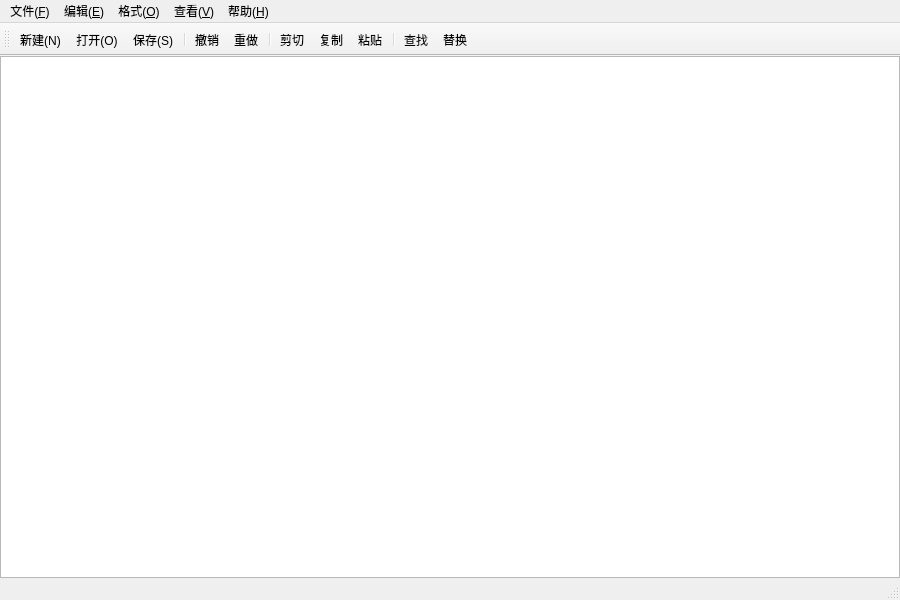
<?xml version="1.0" encoding="UTF-8"?>
<ui version="4.0">
 <class>MainWindow</class>
 <widget class="QMainWindow" name="MainWindow">
  <property name="geometry"><rect><x>0</x><y>0</y><width>900</width><height>600</height></rect></property>
  <property name="windowTitle"><string>简单文本编辑器</string></property>
  <widget class="QWidget" name="centralwidget">
   <layout class="QVBoxLayout" name="verticalLayout">
    <property name="leftMargin"><number>0</number></property><property name="topMargin"><number>0</number></property>
    <property name="rightMargin"><number>0</number></property><property name="bottomMargin"><number>0</number></property>
    <item><widget class="CodeEditor" name="editor"><property name="font"><font><family>Menlo</family><pointsize>12</pointsize></font></property></widget></item>
   </layout>
  </widget>
  <widget class="QMenuBar" name="menubar">
   <addaction name="menuFile"/><addaction name="menuEdit"/><addaction name="menuFormat"/><addaction name="menuView"/><addaction name="menuHelp"/>
   <widget class="QMenu" name="menuFile"><property name="title"><string>文件(&amp;F)</string></property>
    <addaction name="actionNew"/><addaction name="actionOpen"/><addaction name="actionSave"/><addaction name="actionSaveAs"/><addaction name="separator"/><addaction name="actionExit"/>
   </widget>
   <widget class="QMenu" name="menuEdit"><property name="title"><string>编辑(&amp;E)</string></property>
    <addaction name="actionUndo"/><addaction name="actionRedo"/><addaction name="separator"/><addaction name="actionCut"/><addaction name="actionCopy"/><addaction name="actionPaste"/><addaction name="actionSelectAll"/><addaction name="separator"/><addaction name="actionFind"/><addaction name="actionReplace"/>
   </widget>
   <widget class="QMenu" name="menuFormat"><property name="title"><string>格式(&amp;O)</string></property>
    <addaction name="actionWrap"/><addaction name="actionFont"/><addaction name="actionTextColor"/><addaction name="actionBackground"/>
   </widget>
   <widget class="QMenu" name="menuView"><property name="title"><string>查看(&amp;V)</string></property>
    <addaction name="actionLineNumbers"/><addaction name="actionToolbar"/><addaction name="actionStatusbar"/>
   </widget>
   <widget class="QMenu" name="menuHelp"><property name="title"><string>帮助(&amp;H)</string></property><addaction name="actionAbout"/></widget>
  </widget>
  <widget class="QToolBar" name="mainToolBar"><property name="windowTitle"><string>工具栏</string></property>
   <addaction name="actionNew"/><addaction name="actionOpen"/><addaction name="actionSave"/><addaction name="separator"/><addaction name="actionUndo"/><addaction name="actionRedo"/><addaction name="separator"/><addaction name="actionCut"/><addaction name="actionCopy"/><addaction name="actionPaste"/><addaction name="separator"/><addaction name="actionFind"/><addaction name="actionReplace"/>
  </widget>
  <widget class="QStatusBar" name="statusbar"/>
  <action name="actionNew"><property name="text"><string>新建(&amp;N)</string></property><property name="shortcut"><string>Ctrl+N</string></property></action>
  <action name="actionOpen"><property name="text"><string>打开(&amp;O)</string></property><property name="shortcut"><string>Ctrl+O</string></property></action>
  <action name="actionSave"><property name="text"><string>保存(&amp;S)</string></property><property name="shortcut"><string>Ctrl+S</string></property></action>
  <action name="actionSaveAs"><property name="text"><string>另存为</string></property><property name="shortcut"><string>Ctrl+Shift+S</string></property></action>
  <action name="actionExit"><property name="text"><string>退出</string></property></action>
  <action name="actionUndo"><property name="text"><string>撤销</string></property><property name="shortcut"><string>Ctrl+Z</string></property></action>
  <action name="actionRedo"><property name="text"><string>重做</string></property><property name="shortcut"><string>Ctrl+Shift+Z</string></property></action>
  <action name="actionCut"><property name="text"><string>剪切</string></property><property name="shortcut"><string>Ctrl+X</string></property></action>
  <action name="actionCopy"><property name="text"><string>复制</string></property><property name="shortcut"><string>Ctrl+C</string></property></action>
  <action name="actionPaste"><property name="text"><string>粘贴</string></property><property name="shortcut"><string>Ctrl+V</string></property></action>
  <action name="actionSelectAll"><property name="text"><string>全选</string></property><property name="shortcut"><string>Ctrl+A</string></property></action>
  <action name="actionFind"><property name="text"><string>查找</string></property><property name="shortcut"><string>Ctrl+F</string></property></action>
  <action name="actionReplace"><property name="text"><string>替换</string></property><property name="shortcut"><string>Ctrl+H</string></property></action>
  <action name="actionWrap"><property name="checkable"><bool>true</bool></property><property name="checked"><bool>true</bool></property><property name="text"><string>自动换行</string></property></action>
  <action name="actionFont"><property name="text"><string>字体</string></property></action>
  <action name="actionTextColor"><property name="text"><string>字体颜色</string></property></action>
  <action name="actionBackground"><property name="text"><string>编辑器背景色</string></property></action>
  <action name="actionLineNumbers"><property name="checkable"><bool>true</bool></property><property name="checked"><bool>true</bool></property><property name="text"><string>显示行号</string></property></action>
  <action name="actionToolbar"><property name="checkable"><bool>true</bool></property><property name="checked"><bool>true</bool></property><property name="text"><string>工具栏</string></property></action>
  <action name="actionStatusbar"><property name="checkable"><bool>true</bool></property><property name="checked"><bool>true</bool></property><property name="text"><string>状态栏</string></property></action>
  <action name="actionAbout"><property name="text"><string>关于</string></property></action>
 </widget>
 <customwidgets><customwidget><class>CodeEditor</class><extends>QPlainTextEdit</extends><header>codeeditor.h</header></customwidget></customwidgets>
 <resources/><connections/>
</ui>
